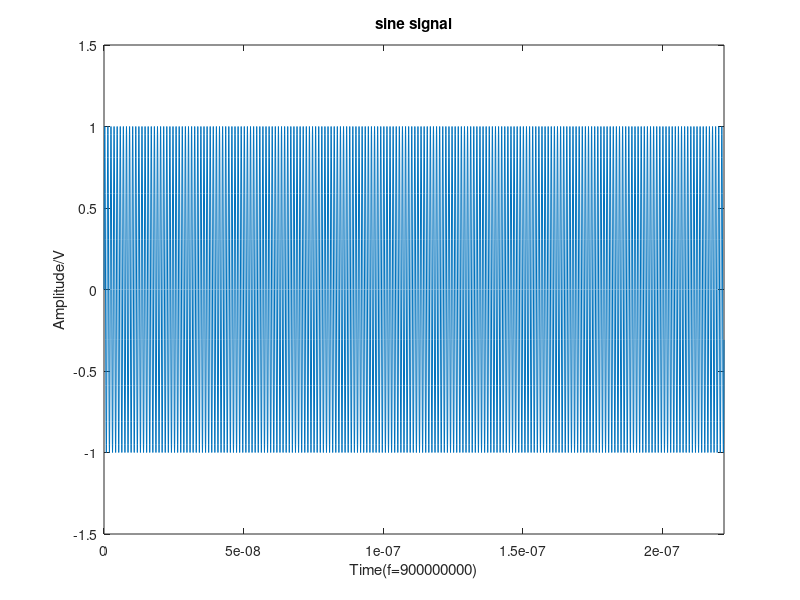
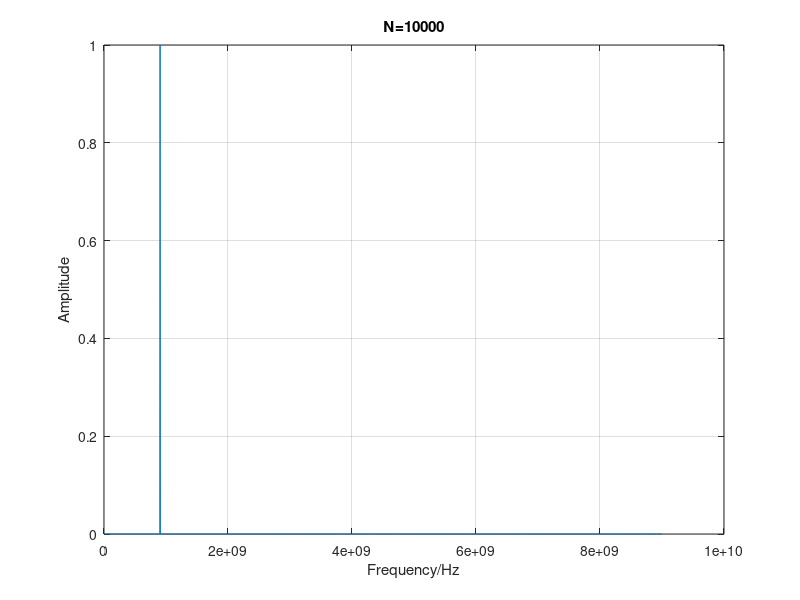

MATLAB code to generate these figures, in order: (Note: this script raises an error after producing the figures.)
% backscattering simulation
% Table B.2.1-2 Extended Pedestrian A model (EPA) rayleigh fading channel model
% Excess tap delay[ns/10]    	Relative power[dB]
% 0  						0.0
% 30  						-1.0
% 70						-2.0
% 90						-3.0 
% 110						-8.0
% 190						-17.2
% 410						-20.8


clc;
clear;
close all;

f1=900e6;			% 信号频率900MHz
N=20;				% 信号周期内的采样点数
Fs=N*f1;				% sampling frequency, 采样频率
T = 1/Fs;  			% sampling period, 采样周期
L = 200*N; 			% length of signal

t=(0:L-1)*T;		% 采样时间s，fs的值越大，出来的波形失真越小
A = 1;				% 信号幅值

%% 构造信号
source = A*sin(2*pi*f1*t);

figure(1);
%% display the signal
plot(t,source);
axis([0 inf -1.5 1.5]);
title('sine signal');
xlabel(['Time(f=',num2str(f1),')'])
ylabel('Amplitude/V');


data_after_fft = fft(source,L);		%对信号进行快速fourier变换
mag_fft = abs(data_after_fft);					%求得Fourier变换后的幅值

f = (1:L/2)*Fs/L;				%频率序列
%% 绘出随频率变化的振幅
figure(2);					
plot(f,mag_fft(1:L/2)*2/L);
xlabel('Frequency/Hz');
ylabel('Amplitude');title('N=10000');grid on;

%% 通过三种不同方式计算信号功率
power_theoretical = (A^2/4)*2; 	% 理论平均功率
power_theoretical_db = 10*log10(power_theoretical/2)

power_timedomain = sum(abs(source).^2)/length(source);
power_timedomain_db = 10*log10(power_timedomain/2)

% 计算该信号的功率谱
figure(3);
periodogram(source, hamming(length(source)),[],Fs,'centered', 'psd');

[Pxx_hamming, F]= periodogram(source, hamming(length(source)),[],Fs,'centered', 'psd');
power_freqdomain = bandpower(Pxx_hamming, F, 'psd');
power_freqdomain_db = 10*log10(power_freqdomain/2)


%构造rayleigh信道
delay_vector = [0, 30, 70, 90, 110, 190, 410]*1e-10; 			% Discrete delays of four-path channel (s)
gain_vector  = [0 -1.0 -2.0 -3.0 -8.0 -17.2 -20.8];  			% Average path gains (dB)
max_Doppler_shift  = 160;      									% Maximum Doppler shift of diffuse components (Hz)
chan.ResetBeforeFiltering = 0;
rayleigh_chan = rayleighchan(T,max_Doppler_shift,delay_vector,gain_vector);

%% 经过rayleigh信号
data_after_rayleigh = filter(rayleigh_chan,source); 

%% 对信道之后的进行FFT变化，并绘画出频谱图
data_after_rayleigh_fft = fft(data_after_rayleigh,L);			%对信号进行快速fourier变换
mag_after_rayleigh_fft = abs(data_after_rayleigh_fft);			%求得Fourier变换后的幅值
%% 绘出随频率变化的振幅
figure(4);					
plot(f,mag_after_rayleigh_fft(1:L/2)*2/L);
xlabel('Frequency/Hz');
ylabel('Amplitude');title('N=10000');grid on;

SNR=10*log10(10); 
%data_after_awgn=awgn(data_after_rayleigh,SNR,'measured');  
data_after_awgn = data_after_rayleigh;


%% 对噪声之后的进行FFT变化，并绘画出频谱图
data_after_awgn_fft = fft(data_after_awgn,L);			%对信号进行快速fourier变换
mag_after_awgn_fft = abs(data_after_awgn_fft);			%求得Fourier变换后的幅值
%% 绘出随频率变化的振幅
figure(5);					
plot(f,mag_after_awgn_fft(1:L/2)*2/L);
xlabel('Frequency/Hz');
ylabel('Amplitude');title('N=10000');grid on;


% 在计算的过程中已经画出图形，后面都是对图形的调整
[Pxx_hamming_after_awgn, F_after_awgn]= periodogram(data_after_awgn, hamming(length(data_after_awgn)),[],Fs,'centered', 'psd');
power_freqdomain_after_awgn = bandpower(Pxx_hamming_after_awgn, F_after_awgn, 'psd');
power_freqdomain_after_awgn_db = 10*log10(power_freqdomain_after_awgn/2)


figure;
plot(t,real(data_after_awgn));
%axis([0 inf -1.5 1.5]);
title('sine signal after channel');
xlabel(['Time(f=',num2str(f1),')'])
ylabel('Amplitude/V');